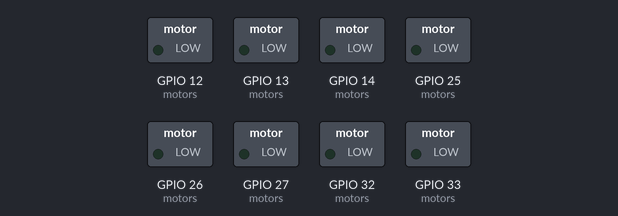
Recording of a sketch running on a simulated ESP32. On the bench: switched loads named in the sketch (green lamp = pin HIGH). Random numbers use the default seed unless the sketch sets one; what the sketch prints to the serial monitor is not drawn.

Above: at 0.3 s.
At 7.6 s:
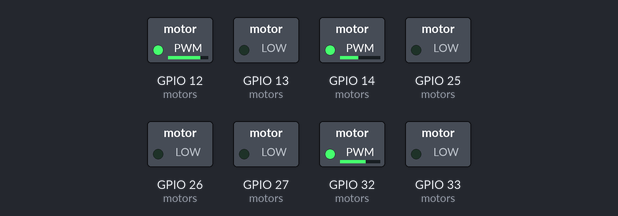
At 12.6 s:
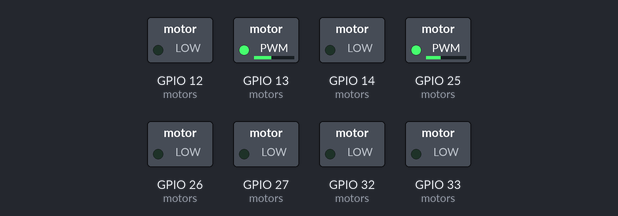
At 17.6 s:
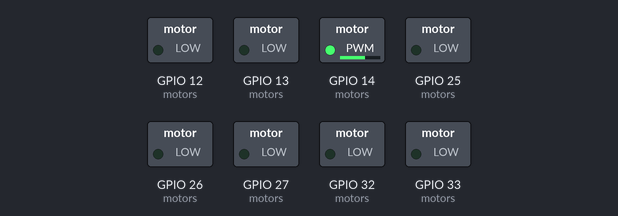
At 27.6 s:
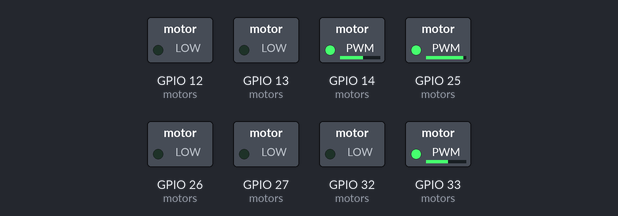
At 37.6 s:
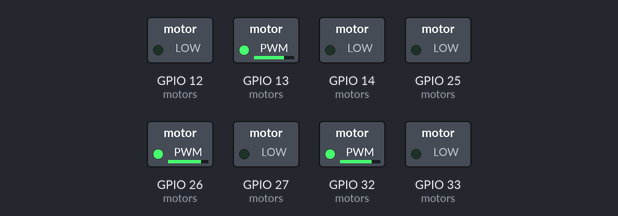
Timing chart, 0 to 39.1 s (numbered marks = the images above):
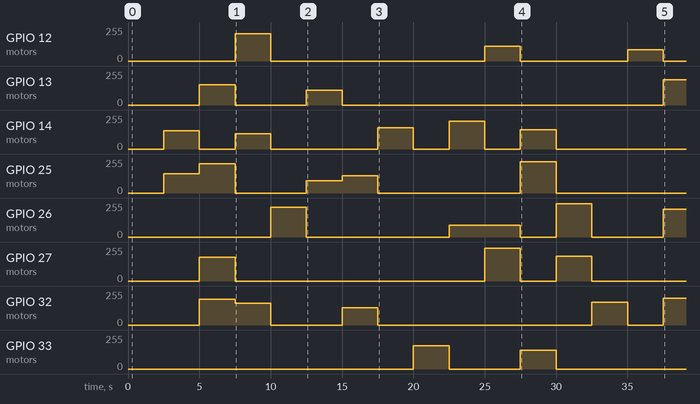

Measured:
- by itself, GPIO 13 (motors): 0/255 → 153/255 at 5.0 s, → 0/255 2.5 s later, → 109/255 5.0 s later, → 0/255 2.5 s later, … (5 changes in this stretch)
- by itself, GPIO 33 (motors): 0/255 → 176/255 at 20.0 s, → 0/255 2.5 s later, → 140/255 5.0 s later, → 0/255 2.5 s later
- by itself, GPIO 12 (motors): 0/255 → 205/255 at 7.5 s, → 0/255 2.5 s later, → 111/255 15.0 s later, → 0/255 2.5 s later, … (6 changes in this stretch)
- by itself, GPIO 14 (motors): 0/255 → 138/255 at 2.5 s, → 0/255 2.5 s later, → 116/255 2.5 s later, → 0/255 2.5 s later, … (10 changes in this stretch)

The sketch:

project1_motor_demo.ino
```cpp
/*
 * PROJECT 1 — MOTOR ESP: independent 4-motor control demo
 * ----------------------------------------------------------
 * Drive scheme (per motor): 2 GPIOs, EN hardwired to 5V rail.
 *   - PWM on IN1, IN2 held LOW  -> Forward, speed = IN1 duty
 *   - PWM on IN2, IN1 held LOW  -> Reverse, speed = IN2 duty
 *   - Both LOW                  -> Coast (EN is always enabled,
 *                                  but IN1=IN2=0 means zero drive)
 *
 * IMPORTANT: EnA/EnB pins on both L298P chips must be hardwired to
 * the 5V rail in the circuit itself (NOT connected to any GPIO).
 * See the wiring correction table before flashing this.
 *
 * PWM API used here is the ESP32 Arduino core 3.x style:
 *   ledcAttach(pin, freq, resolution) + ledcWrite(pin, duty)
 * If you're on core 2.x instead, swap in:
 *   ledcSetup(channel, freq, resolution); ledcAttachPin(pin, channel);
 *   ledcWrite(channel, duty);
 * (channel management is manual on 2.x — ping me if you need that version)
 */

#include <Arduino.h>

// ---------------------------------------------------------------------
// PIN DEFINITIONS — matches your confirmed wiring
// ---------------------------------------------------------------------

// Motor indices: 0 = left-front, 1 = left-rear, 2 = right-front, 3 = right-rear
// TODO: confirm this matches DcMotor-13/14/15/16 physical positions in your build

const int MOTOR_COUNT = 4;

struct MotorPins {
    int in1;  // PWM forward
    int in2;  // PWM reverse
};

MotorPins motors[MOTOR_COUNT] = {
    { 13, 12 },  // Motor 0 — left driver, channel A  (DcMotor-13)
    { 14, 27 },  // Motor 1 — left driver, channel B  (DcMotor-15)
    { 26, 25 },  // Motor 2 — right driver, channel A (DcMotor-14)
    { 33, 32 },  // Motor 3 — right driver, channel B (DcMotor-16)
};

// ---------------------------------------------------------------------
// PWM CONFIG
// ---------------------------------------------------------------------

const int PWM_FREQ = 5000;       // Hz — above audible range, safe default for small gear motors
const int PWM_RESOLUTION = 8;    // bits -> duty range 0-255
const int MAX_DUTY = 255;

// ---------------------------------------------------------------------
// DEMO TIMING
// ---------------------------------------------------------------------

const unsigned long CYCLE_INTERVAL_MS = 2500;  // how often motor states change
unsigned long lastCycleTime = 0;

enum Direction { FWD, REV, STOP };

// ---------------------------------------------------------------------
// SETUP
// ---------------------------------------------------------------------

void setup() {
    Serial.begin(115200);
    delay(200);
    Serial.println("Project 1 — 4 independent motor demo starting");

    for (int i = 0; i < MOTOR_COUNT; i++) {
        ledcAttach(motors[i].in1, PWM_FREQ, PWM_RESOLUTION);
        ledcAttach(motors[i].in2, PWM_FREQ, PWM_RESOLUTION);
        // start stopped
        ledcWrite(motors[i].in1, 0);
        ledcWrite(motors[i].in2, 0);
    }

    randomSeed(analogRead(0));  // TODO: use a genuinely floating ADC pin for better randomness
}

// ---------------------------------------------------------------------
// MOTOR CONTROL
// ---------------------------------------------------------------------

void setMotor(int index, Direction dir, int speed /* 0-255 */) {
    speed = constrain(speed, 0, MAX_DUTY);
    MotorPins &m = motors[index];

    switch (dir) {
        case FWD:
            ledcWrite(m.in1, speed);
            ledcWrite(m.in2, 0);
            break;
        case REV:
            ledcWrite(m.in1, 0);
            ledcWrite(m.in2, speed);
            break;
        case STOP:
        default:
            ledcWrite(m.in1, 0);
            ledcWrite(m.in2, 0);
            break;
    }
}

const char* dirName(Direction d) {
    switch (d) {
        case FWD: return "FWD";
        case REV: return "REV";
        default:  return "STOP";
    }
}

// ---------------------------------------------------------------------
// MAIN LOOP — random subset of motors, random speed/direction each cycle
// ---------------------------------------------------------------------

void loop() {
    unsigned long now = millis();

    if (now - lastCycleTime >= CYCLE_INTERVAL_MS) {
        lastCycleTime = now;

        Serial.println("--- new cycle ---");

        for (int i = 0; i < MOTOR_COUNT; i++) {
            bool active = random(0, 2) == 1;  // ~50% chance this motor runs this cycle

            if (active) {
                int speed = random(80, MAX_DUTY + 1);  // avoid very low PWM that may not overcome static friction
                Direction dir = (random(0, 2) == 1) ? FWD : REV;
                setMotor(i, dir, speed);

                Serial.print("Motor ");
                Serial.print(i);
                Serial.print(": ");
                Serial.print(dirName(dir));
                Serial.print(" speed=");
                Serial.println(speed);
            } else {
                setMotor(i, STOP, 0);
                Serial.print("Motor ");
                Serial.print(i);
                Serial.println(": STOP");
            }
        }
    }
}
```
